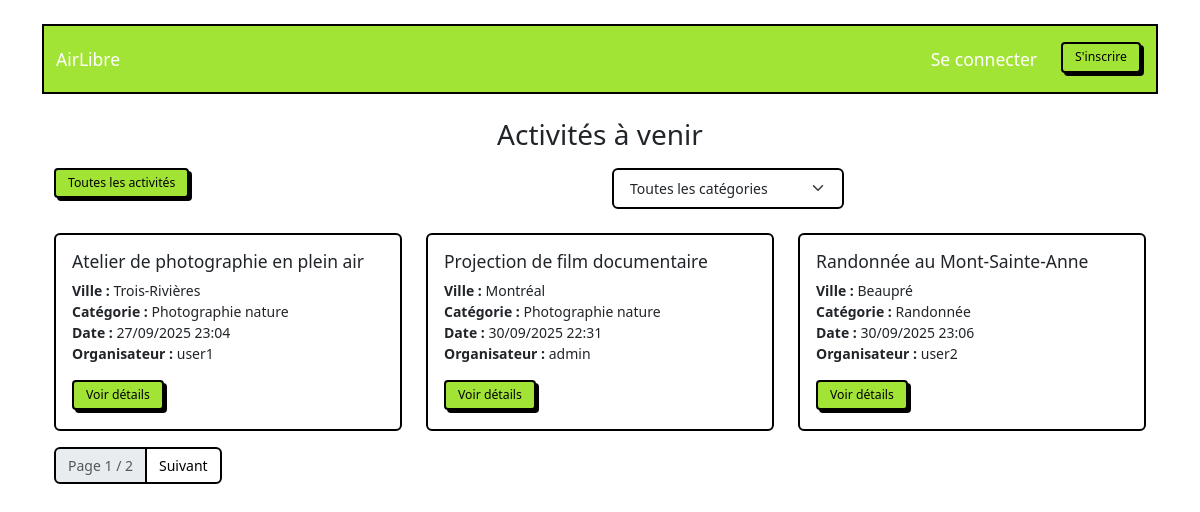
The page /activities/ on the database its author committed.
### activities/models.py (models this page shows, shortened)
class Activity(models.Model):
    title = models.CharField(verbose_name="Titre",
                             validators=[MinLengthValidator(5), MaxLengthValidator(200)])
    description = models.CharField(verbose_name="Description",
                                   validators=[MinLengthValidator(10)],max_length=500)
    location_city = models.CharField(verbose_name="Ville",
                                     validators=[MinLengthValidator(2), MaxLengthValidator(100)])
    start_time = models.DateTimeField(verbose_name="Date et heure de début",
                                      validators=[validate_start])
    end_time = models.DateTimeField(verbose_name="Date et heure de fin")
    proposer = models.ForeignKey(User, verbose_name="Organisateur",
                                 related_name='proposed_activities', on_delete=models.CASCADE)
    attendees = models.ManyToManyField(User, verbose_name="Participants",
                                       related_name='attended_activities')
    category = models.ForeignKey(Category, verbose_name="Catégorie",
                                 related_name='activities',
                                 on_delete=models.SET_NULL,null=True,blank=True)
    created_at = models.DateTimeField(auto_now_add=True)
    updated_at = models.DateTimeField(auto_now=True)
    class Meta:
        verbose_name="Activité"
        verbose_name_plural = "Activités"
        ordering = ["-created_at"]

class Category(models.Model):
    name = models.CharField(verbose_name="Nom de la catégorie", max_length=100, unique=True)
    created_at = models.DateTimeField(auto_now_add=True)
    updated_at = models.DateTimeField(auto_now=True)
    class Meta:
        verbose_name="Catégorie"
        verbose_name_plural = "Catégories"
        ordering = ["-created_at"]

class User(AbstractUser):
    avatar = models.ImageField(upload_to='avatars/', null=True, blank=True)
    bio = models.TextField(max_length=500, null=True, blank=True)
    ADMIN = 1
    PARTICIPANT = 2
    ORGANISATEUR = 3
    ROLES_UTILISATEURS = [
        (ADMIN, 'Admin'),
        (PARTICIPANT, 'Participant'),
        (ORGANISATEUR, 'Organisateur'),
    ]
    role = models.PositiveSmallIntegerField(
        choices=ROLES_UTILISATEURS,
        blank=True,
        null=True,
        verbose_name="Rôle",
    )
    class Meta:
        verbose_name = "Utilisateur"
        verbose_name_plural = "Utilisateurs"
        default_related_name = 'users_%(class)s_set'
        ordering = ["username"]

### activities/views.py (the view)
# urls.py: path('', views.index, name='index'),
def index(request):
    view_filter = request.GET.get("view", "toutes_activites")
    category = request.GET.get("category")
    liste_categories = Category.objects.all()
    activities = Activity.objects.filter(start_time__gte=timezone.now()).order_by("start_time")
    if category and category != "None":
        activities = activities.filter(category_id=category)
    if view_filter == "mes_activites" and request.user.is_authenticated:
        activities = activities.filter(proposer=request.user)
    elif view_filter == "mes_inscriptions" and request.user.is_authenticated:
        activities = activities.filter(attendees=request.user)
    paginator = Paginator(activities, 3)
    page_number = request.GET.get("page")
    page = paginator.get_page(page_number)
    context = {
        "page": page,
        "categories":liste_categories,
        "view_filter": view_filter,
        "category_filter": category,
    }
    return render(request, "activities/index.html", context)

### activities/templates/activities/index.html (shortened to what this page needs)
{% extends "activities/layout.html" %}
{% block content %}
<div class="container mt-4">
    <h2 class="mb-3 text-center">Activités à venir</h2>
    <div class="row">
        <div class="col-md-6">
            <div class="mb-3">
                <a href="?view=toutes_activites"
                    class="btn btn-sm {% if view_filter == 'toutes_activites' %}btn-primary{% else %}btn-outline-primary{% endif %}">
                    Toutes les activités
                </a>
            </div>
        </div>
        <div class="col-md-4">
            <form method="get" class="mb-4">
                <select name="category" id="category" title="Catégorie" class="form-select w-auto d-inline" onchange="this.form.submit()">
                    <option value="">Toutes les catégories</option>
                </select>
            </form>
        </div>
    </div>
    <div class="row">
    {% for activity in page %}
        <div class="col-md-4">
            <div class="card mb-3">
                <div class="card-body">
                    <h5 class="card-title">{{ activity.title }}</h5>
                    <p class="card-text">
                        <strong>Ville :</strong> {{ activity.location_city }} <br>
                        <strong>Catégorie :</strong> {{ activity.category.name }} <br>
                        <strong>Date :</strong> {{ activity.start_time|date:"d/m/Y H:i" }} <br>
                        <strong>Organisateur :</strong>
                        {% if user.is_authenticated and user == activity.proposer %}
                            Moi
                        {% else %}
                            {{ activity.proposer.username }}
                        {% endif %}
                    </p>
                    <a href="{% url 'activity_detail' activity.id %}" class="btn btn-primary btn-sm">Voir détails</a>
                </div>
            </div>
        </div>
    {% empty %}
        <p class="text-center">Aucune activité trouvée.</p>
    {% endfor %}
    </div>
        <ul class="pagination">
            <li class="page-item disabled"><span class="page-link">Page {{ page.number }} / {{ page.paginator.num_pages }}</span></li>
            {% if page.has_next %}
                <li class="page-item">
                    <a class="page-link" href="?view={{ view_filter }}&category={{ category_filter }}&page={{ page.next_page_number }}">Suivant</a>
                </li>
            {% endif %}
        </ul>
</div>
{% endblock %}

### rows shown on the page
Activity: title "Atelier de photographie en plein air", location_city "Trois-Rivières", category.name "Photographie nature", start_time "27/09/2025 23:04", proposer.username "user1"
Activity: title "Projection de film documentaire", location_city "Montréal", category.name "Photographie nature", start_time "30/09/2025 22:31", proposer.username "admin"
Activity: title "Randonnée au Mont-Sainte-Anne", location_city "Beaupré", category.name "Randonnée", start_time "30/09/2025 23:06", proposer.username "user2"

### other values the page prints
{{ page.number }} "1"
{{ page.paginator.num_pages }} "2"
